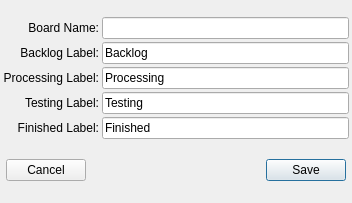
<?xml version="1.0" encoding="UTF-8"?>
<ui version="4.0">
 <class>UIKanSoloCreateNewBoard</class>
 <widget class="QDialog" name="UIKanSoloCreateNewBoard">
  <property name="geometry">
   <rect>
    <x>0</x>
    <y>0</y>
    <width>352</width>
    <height>203</height>
   </rect>
  </property>
  <property name="windowTitle">
   <string>Create New Board</string>
  </property>
  <layout class="QVBoxLayout" name="verticalLayout">
   <property name="spacing">
    <number>3</number>
   </property>
   <property name="leftMargin">
    <number>3</number>
   </property>
   <property name="topMargin">
    <number>3</number>
   </property>
   <property name="rightMargin">
    <number>3</number>
   </property>
   <property name="bottomMargin">
    <number>3</number>
   </property>
   <item>
    <layout class="QGridLayout" name="gridLayout">
     <item row="1" column="1">
      <widget class="QLineEdit" name="m_txtBacklogLabel">
       <property name="text">
        <string>Backlog</string>
       </property>
      </widget>
     </item>
     <item row="3" column="0">
      <widget class="QLabel" name="label_7">
       <property name="text">
        <string>Testing Label:</string>
       </property>
       <property name="alignment">
        <set>Qt::AlignRight|Qt::AlignTrailing|Qt::AlignVCenter</set>
       </property>
      </widget>
     </item>
     <item row="2" column="0">
      <widget class="QLabel" name="label_6">
       <property name="text">
        <string>Processing Label:</string>
       </property>
       <property name="alignment">
        <set>Qt::AlignRight|Qt::AlignTrailing|Qt::AlignVCenter</set>
       </property>
      </widget>
     </item>
     <item row="4" column="0">
      <widget class="QLabel" name="label_8">
       <property name="text">
        <string>Finished Label:</string>
       </property>
       <property name="alignment">
        <set>Qt::AlignRight|Qt::AlignTrailing|Qt::AlignVCenter</set>
       </property>
      </widget>
     </item>
     <item row="1" column="0">
      <widget class="QLabel" name="label_5">
       <property name="text">
        <string>Backlog Label:</string>
       </property>
       <property name="alignment">
        <set>Qt::AlignRight|Qt::AlignTrailing|Qt::AlignVCenter</set>
       </property>
      </widget>
     </item>
     <item row="0" column="1">
      <widget class="QLineEdit" name="m_txtBoardName"/>
     </item>
     <item row="0" column="0">
      <widget class="QLabel" name="label_4">
       <property name="text">
        <string>Board Name:</string>
       </property>
       <property name="alignment">
        <set>Qt::AlignRight|Qt::AlignTrailing|Qt::AlignVCenter</set>
       </property>
      </widget>
     </item>
     <item row="2" column="1">
      <widget class="QLineEdit" name="m_txtProcessingLabel">
       <property name="text">
        <string>Processing</string>
       </property>
      </widget>
     </item>
     <item row="3" column="1">
      <widget class="QLineEdit" name="m_txtTestingLabel">
       <property name="text">
        <string>Testing</string>
       </property>
      </widget>
     </item>
     <item row="4" column="1">
      <widget class="QLineEdit" name="m_txtFinishedLabel">
       <property name="text">
        <string>Finished</string>
       </property>
      </widget>
     </item>
    </layout>
   </item>
   <item>
    <widget class="QFrame" name="horizontalFrame">
     <property name="sizePolicy">
      <sizepolicy hsizetype="Preferred" vsizetype="Fixed">
       <horstretch>0</horstretch>
       <verstretch>0</verstretch>
      </sizepolicy>
     </property>
     <layout class="QHBoxLayout" name="horizontalLayout">
      <property name="spacing">
       <number>3</number>
      </property>
      <property name="leftMargin">
       <number>3</number>
      </property>
      <property name="topMargin">
       <number>3</number>
      </property>
      <property name="rightMargin">
       <number>3</number>
      </property>
      <property name="bottomMargin">
       <number>3</number>
      </property>
      <item>
       <widget class="QPushButton" name="m_btnCancel">
        <property name="text">
         <string>Cancel</string>
        </property>
        <property name="icon">
         <iconset resource="../resx/resources.qrc">
          <normaloff>:/imgDelete.png</normaloff>:/imgDelete.png</iconset>
        </property>
        <property name="autoDefault">
         <bool>false</bool>
        </property>
       </widget>
      </item>
      <item>
       <spacer name="horizontalSpacer">
        <property name="orientation">
         <enum>Qt::Horizontal</enum>
        </property>
        <property name="sizeHint" stdset="0">
         <size>
          <width>40</width>
          <height>20</height>
         </size>
        </property>
       </spacer>
      </item>
      <item>
       <widget class="QPushButton" name="m_btnSave">
        <property name="text">
         <string>Save</string>
        </property>
        <property name="icon">
         <iconset resource="../resx/resources.qrc">
          <normaloff>:/imgOk.png</normaloff>:/imgOk.png</iconset>
        </property>
       </widget>
      </item>
     </layout>
    </widget>
   </item>
  </layout>
 </widget>
 <tabstops>
  <tabstop>m_txtBoardName</tabstop>
  <tabstop>m_txtBacklogLabel</tabstop>
  <tabstop>m_txtProcessingLabel</tabstop>
  <tabstop>m_txtTestingLabel</tabstop>
  <tabstop>m_txtFinishedLabel</tabstop>
  <tabstop>m_btnCancel</tabstop>
  <tabstop>m_btnSave</tabstop>
 </tabstops>
 <resources>
  <include location="../resx/resources.qrc"/>
 </resources>
 <connections/>
</ui>
